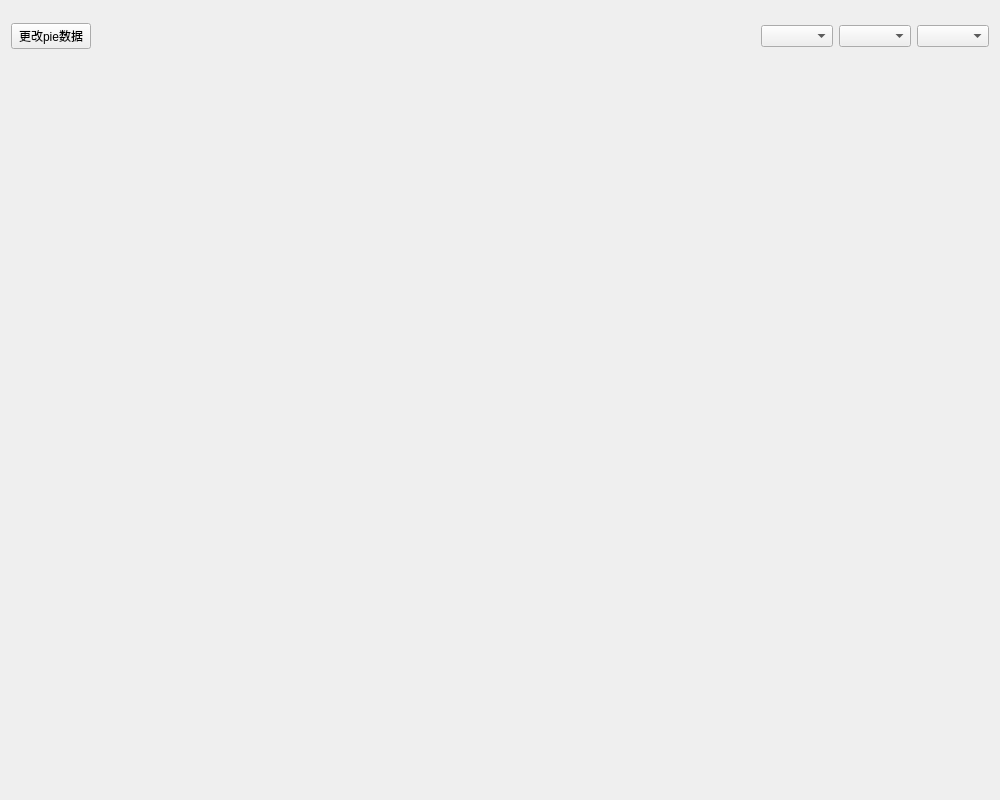
<?xml version="1.0" encoding="UTF-8"?>
<ui version="4.0">
 <class>ChartDemo01Widget</class>
 <widget class="QWidget" name="ChartDemo01Widget">
  <property name="geometry">
   <rect>
    <x>0</x>
    <y>0</y>
    <width>1000</width>
    <height>800</height>
   </rect>
  </property>
  <property name="windowTitle">
   <string>ChartDemo01Widget</string>
  </property>
  <layout class="QGridLayout" name="gridLayout">
   <property name="leftMargin">
    <number>0</number>
   </property>
   <property name="topMargin">
    <number>0</number>
   </property>
   <property name="rightMargin">
    <number>0</number>
   </property>
   <property name="bottomMargin">
    <number>0</number>
   </property>
   <property name="spacing">
    <number>10</number>
   </property>
   <item row="0" column="0">
    <widget class="QWidget" name="rootWidget" native="true">
     <property name="styleSheet">
      <string notr="true"/>
     </property>
     <layout class="QVBoxLayout" name="verticalLayout" stretch="1,10">
      <property name="spacing">
       <number>10</number>
      </property>
      <property name="leftMargin">
       <number>0</number>
      </property>
      <property name="topMargin">
       <number>0</number>
      </property>
      <property name="rightMargin">
       <number>0</number>
      </property>
      <property name="bottomMargin">
       <number>0</number>
      </property>
      <item>
       <widget class="QWidget" name="topWidget" native="true">
        <layout class="QHBoxLayout" name="horizontalLayout">
         <item>
          <widget class="QPushButton" name="updatePieChartButton">
           <property name="text">
            <string>更改pie数据</string>
           </property>
          </widget>
         </item>
         <item>
          <spacer name="horizontalSpacer">
           <property name="orientation">
            <enum>Qt::Horizontal</enum>
           </property>
           <property name="sizeHint" stdset="0">
            <size>
             <width>898</width>
             <height>20</height>
            </size>
           </property>
          </spacer>
         </item>
         <item>
          <widget class="QComboBox" name="themeComboBox"/>
         </item>
         <item>
          <widget class="QComboBox" name="animationComboBox"/>
         </item>
         <item>
          <widget class="QComboBox" name="legendComboBox"/>
         </item>
        </layout>
       </widget>
      </item>
      <item>
       <widget class="QWidget" name="bottomWidget" native="true"/>
      </item>
     </layout>
    </widget>
   </item>
  </layout>
 </widget>
 <layoutdefault spacing="6" margin="11"/>
 <resources/>
 <connections>
  <connection>
   <sender>updatePieChartButton</sender>
   <signal>clicked()</signal>
   <receiver>ChartDemo01Widget</receiver>
   <slot>updatePieChartButtonClicked()</slot>
   <hints>
    <hint type="sourcelabel">
     <x>39</x>
     <y>33</y>
    </hint>
    <hint type="destinationlabel">
     <x>47</x>
     <y>-93</y>
    </hint>
   </hints>
  </connection>
  <connection>
   <sender>themeComboBox</sender>
   <signal>currentIndexChanged(int)</signal>
   <receiver>ChartDemo01Widget</receiver>
   <slot>themeComboBoxCurrentIndexChanged()</slot>
   <hints>
    <hint type="sourcelabel">
     <x>818</x>
     <y>33</y>
    </hint>
    <hint type="destinationlabel">
     <x>816</x>
     <y>-20</y>
    </hint>
   </hints>
  </connection>
  <connection>
   <sender>animationComboBox</sender>
   <signal>currentIndexChanged(int)</signal>
   <receiver>ChartDemo01Widget</receiver>
   <slot>animationComboBoxCurrentIndexChanged()</slot>
   <hints>
    <hint type="sourcelabel">
     <x>873</x>
     <y>36</y>
    </hint>
    <hint type="destinationlabel">
     <x>873</x>
     <y>-16</y>
    </hint>
   </hints>
  </connection>
  <connection>
   <sender>legendComboBox</sender>
   <signal>currentIndexChanged(int)</signal>
   <receiver>ChartDemo01Widget</receiver>
   <slot>legendComboBoxCurrentIndexChanged()</slot>
   <hints>
    <hint type="sourcelabel">
     <x>952</x>
     <y>35</y>
    </hint>
    <hint type="destinationlabel">
     <x>955</x>
     <y>-37</y>
    </hint>
   </hints>
  </connection>
 </connections>
 <slots>
  <slot>updatePieChartButtonClicked()</slot>
  <slot>themeComboBoxCurrentIndexChanged()</slot>
  <slot>animationComboBoxCurrentIndexChanged()</slot>
  <slot>legendComboBoxCurrentIndexChanged()</slot>
 </slots>
</ui>
